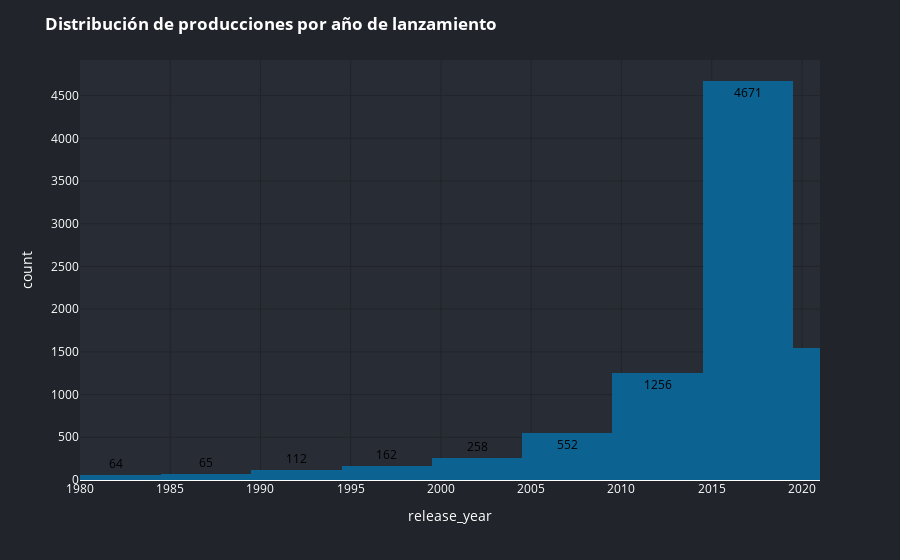

Write notebook code for a chart like this one.
### Markdown cell above
### **Histogramas**

### Code cell
fig = px.histogram(
    df, 
    x='release_year', 
    nbins=20,
    range_x=[1980, df['release_year'].max()],
    text_auto=True
)

fig.update_layout(
    # Titulo
    title_text='<b>Distribución de producciones por año de lanzamiento</b>',
    title_font=dict(color='white'),
    
    # Fondo
    paper_bgcolor = '#21252b',
    plot_bgcolor='#282c34',
    
    # Ejes
    
    xaxis_title_font=dict(color='white'),
    yaxis_title_font=dict(color='white'),
    xaxis_tickfont=dict(color='white'),
    yaxis_tickfont=dict(color='white'),
    
    #xaxis_tickangle=90,
    
    # Cuadricula
    xaxis_gridcolor='#21252b',    
    yaxis_gridcolor='#21252b', 
    xaxis_showgrid=True,
    yaxis_showgrid=True,
)

fig.update_traces(
    # Color del gráfico
    marker_color='#0c6291',
    textfont=dict(color='black')
    # Color del texto

)


fig.show()

### Figure 1 — Plotly figure (JSON) as saved in the notebook; plotly's stock layout.template omitted (floating-point values rounded to 4 significant figures; data arrays with more than 128 entries replaced by an {"elided": "..."} marker saying what was removed)
{"data": [{"alignmentgroup": "True", "bingroup": "x", "hovertemplate": "release_year=%{x}<br>count=%{y}<extra></extra>", "legendgroup": "", "marker": {"color": "#0c6291", "pattern": {"shape": ""}}, "name": "", "nbinsx": 20, "offsetgroup": "", "orientation": "v", "showlegend": false, "textfont": {"color": "black"}, "texttemplate": "%{value}", "type": "histogram", "x": {"elided": "8807 int values"}, "xaxis": "x", "yaxis": "y"}], "layout": {"autosize": true, "barmode": "relative", "legend": {"tracegroupgap": 0}, "margin": {"t": 60}, "paper_bgcolor": "#21252b", "plot_bgcolor": "#282c34", "title": {"font": {"color": "white"}, "text": "<b>Distribución de producciones por año de lanzamiento</b>"}, "xaxis": {"anchor": "y", "domain": [0, 1], "gridcolor": "#21252b", "range": [1980, 2021], "showgrid": true, "tickfont": {"color": "white"}, "title": {"font": {"color": "white"}, "text": "release_year"}, "type": "linear"}, "yaxis": {"anchor": "x", "autorange": true, "domain": [0, 1], "gridcolor": "#21252b", "range": [0, 4917.0], "showgrid": true, "tickfont": {"color": "white"}, "title": {"font": {"color": "white"}, "text": "count"}}}}
